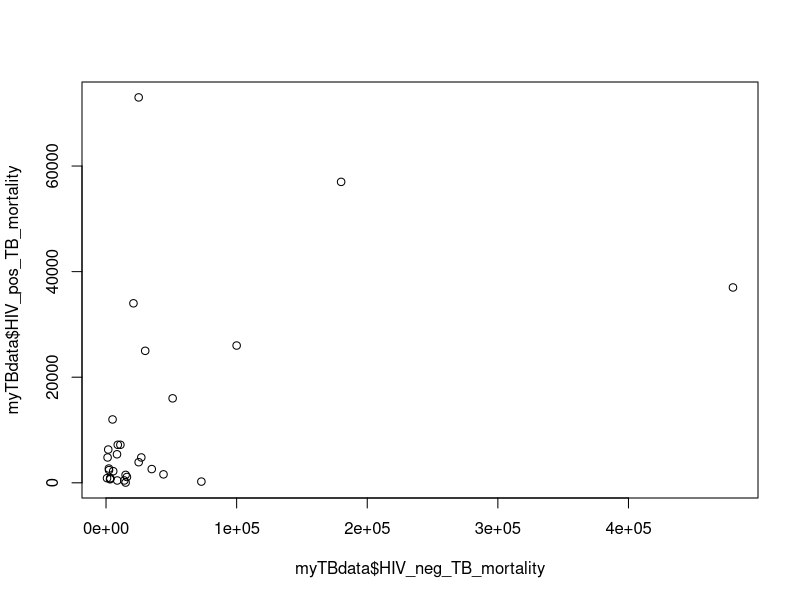
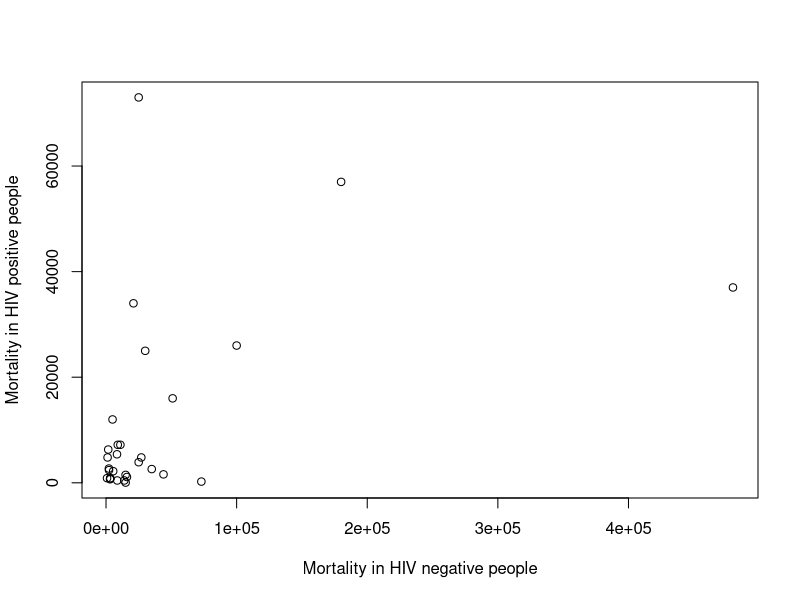
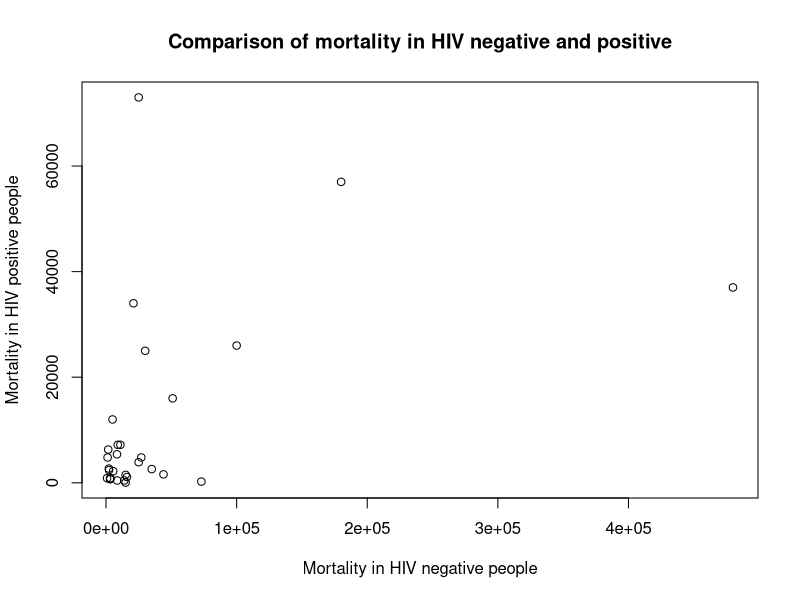
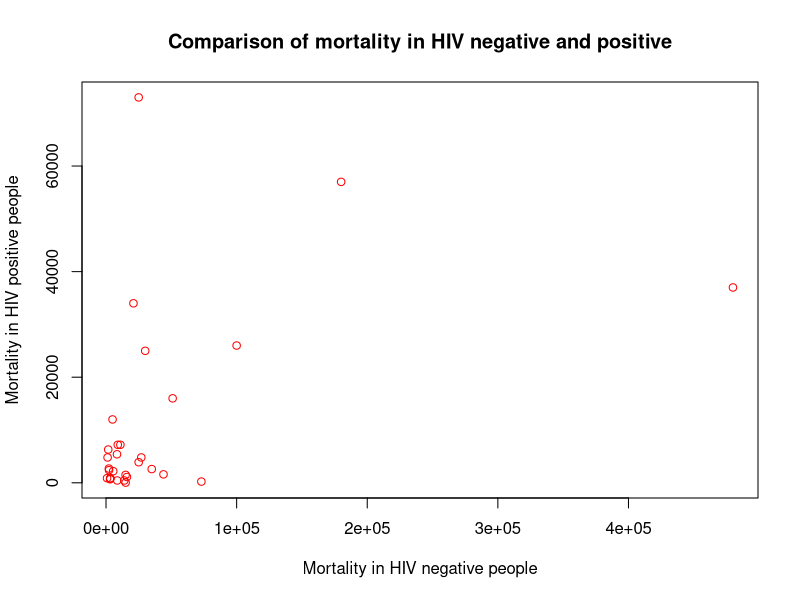
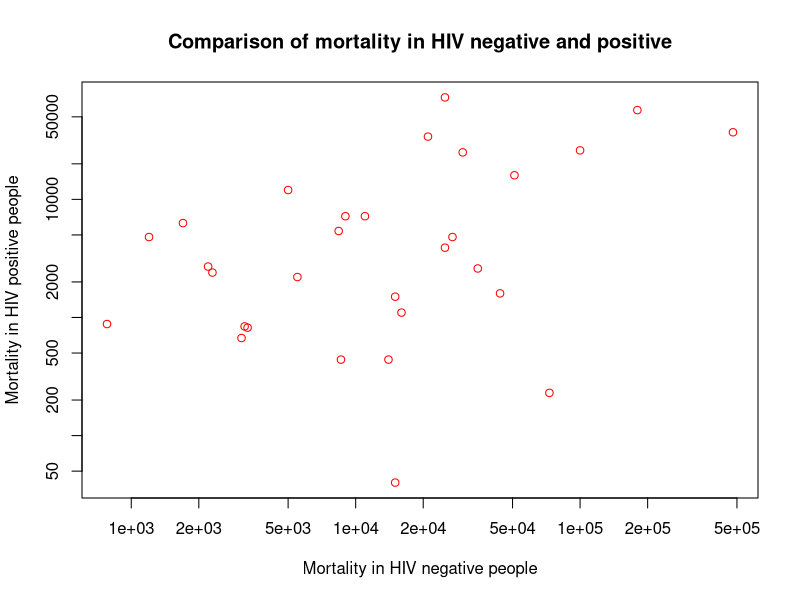
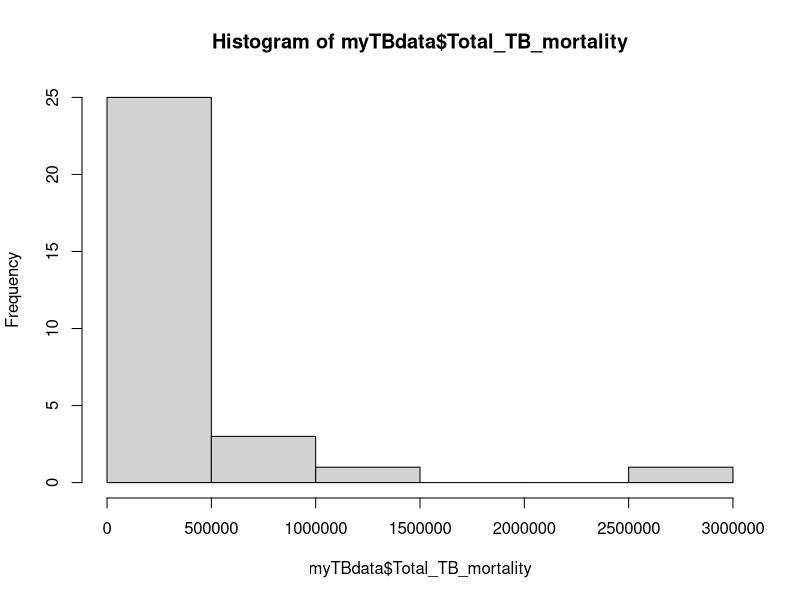
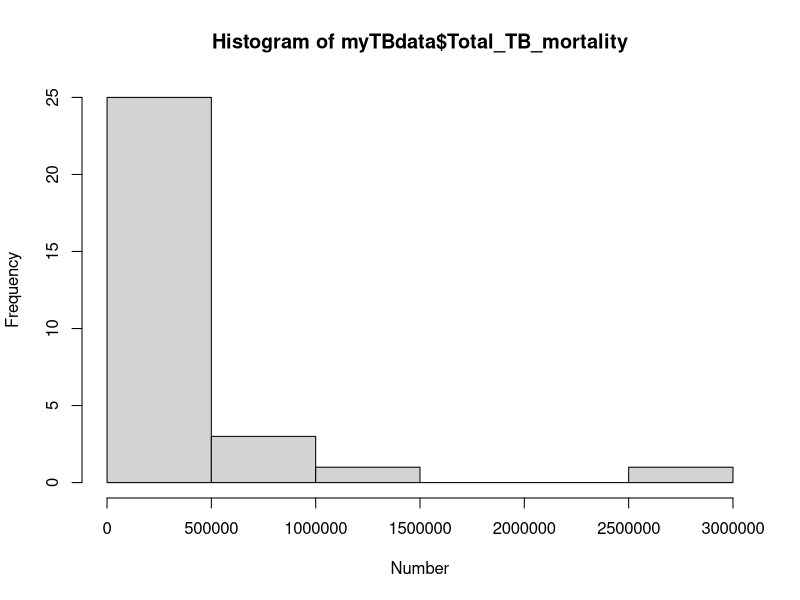
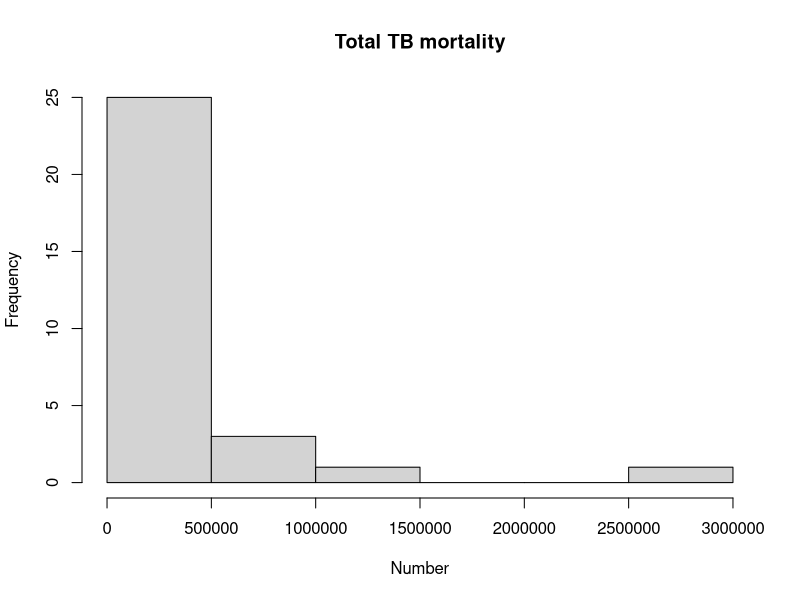

Generate these figures, in order, with R:
## ---- chunk 1
myTBdata <- read.table("functions/TB_stats.txt", header=TRUE)
## ---- chunk 2
# make the plot
plot(x=myTBdata$HIV_neg_TB_mortality, y=myTBdata$HIV_pos_TB_mortality)
## ---- chunk 3
plot(x=myTBdata$HIV_neg_TB_mortality, 
	 y=myTBdata$HIV_pos_TB_mortality,
	 xlab="Mortality in HIV negative people",
	 ylab="Mortality in HIV positive people")
## ---- chunk 4
plot(x=myTBdata$HIV_neg_TB_mortality, 
	 y=myTBdata$HIV_pos_TB_mortality,
	 xlab="Mortality in HIV negative people",
	 ylab="Mortality in HIV positive people",
	 main="Comparison of mortality in HIV negative and positive")
## ---- chunk 5
plot(x=myTBdata$HIV_neg_TB_mortality, 
	 y=myTBdata$HIV_pos_TB_mortality,
	 xlab="Mortality in HIV negative people",
	 ylab="Mortality in HIV positive people",
	 main="Comparison of mortality in HIV negative and positive",
	 col="red")
## ---- chunk 6
plot(x=myTBdata$HIV_neg_TB_mortality, 
	 y=myTBdata$HIV_pos_TB_mortality,
	 xlab="Mortality in HIV negative people",
	 ylab="Mortality in HIV positive people",
	 main="Comparison of mortality in HIV negative and positive",
	 col="red",
	 log="xy")
## ---- chunk 7
hist(myTBdata$Total_TB_mortality)

hist(myTBdata$Total_TB_mortality,
	 xlab="Number")
## ---- chunk 8
hist(myTBdata$Total_TB_mortality,
	 xlab="Number",
	 main = "Total TB mortality")
## ---- chunk 9
hist(myTBdata$Total_TB_mortality,
	 xlab="Number",
	 main="Total TB mortality",
	 col="blue")
## ---- chunk 10
myTBdata[,"MortalityPer1000"] <- myTBdata[,"Total_TB_mortality"]*1000/myTBdata[,"Population"]
hist(myTBdata$MortalityPer1000,
	 xlab = "Mortality per 1000",
	 main = "TB mortality per 1000 population")
## ---- chunk 11
hist(myTBdata$MortalityPer1000,
	 xlab = "Mortality per 1000",
	 main = "TB mortality per 1000 population",
	 col = "dodgerblue1")
## ---- chunk 12
par(mfrow=c(1,2))
hist(myTBdata$Total_TB_mortality,
	 xlab="Number",
	 main="Total TB mortality",
	 col="blue")

hist(myTBdata$MortalityPer1000,
	 xlab = "Mortality per 1000",
	 main = "TB mortality per 1000 population",
	 col = "dodgerblue1")
## ---- chunk 13
plot(x=myTBdata$Total_TB_mortality, 
	 y=myTBdata$HIV_pos_TB_mortality,
     xlab="Total TB mortality",
     ylab="Mortality in HIV positive people",
     main="Total TB mortality vs in HIV positive people",
     col="red", 
     log="xy")
## ---- chunk 14
plot(x=myTBdata$Total_TB_mortality, 
	 y=myTBdata$HIV_pos_TB_mortality,
     xlab="Total TB mortality",
     ylab="Mortality in HIV positive people",
     main="Total TB mortality vs in HIV positive people",
     col="red", 
     log="xy")
points(x=myTBdata$Total_TB_mortality, 
	   y=myTBdata$HIV_neg_TB_mortality,
     col="blue")
## ---- chunk 15
plot(x=myTBdata$Total_TB_mortality, 
	 y=myTBdata$HIV_pos_TB_mortality,
     xlab="Total TB mortality",
     ylab="Mortality in HIV positive people",
     main="Total TB mortality vs in HIV positive people",
     col="red", 
     log="xy",
     ylim=c(1, max(myTBdata$HIV_neg_TB_mortality, myTBdata$HIV_pos_TB_mortality)))
points(x=myTBdata$Total_TB_mortality, y=myTBdata$HIV_neg_TB_mortality,
       col="blue")

## ---- chunk 16
plot(x=myTBdata$Total_TB_mortality, 
	 y=myTBdata$HIV_pos_TB_mortality,
     xlab="Total TB mortality",
     ylab="Mortality in HIV positive people",
     main="Total TB mortality vs in HIV positive people",
     col="red", 
     log="xy",
     ylim=c(1, max(myTBdata$HIV_neg_TB_mortality, myTBdata$HIV_pos_TB_mortality)))
points(x=myTBdata$Total_TB_mortality, y=myTBdata$HIV_neg_TB_mortality,
       col="blue")
legend(x="topright", legend=c("HIV pos", "HIV neg"), fill=c("red", "blue"))
